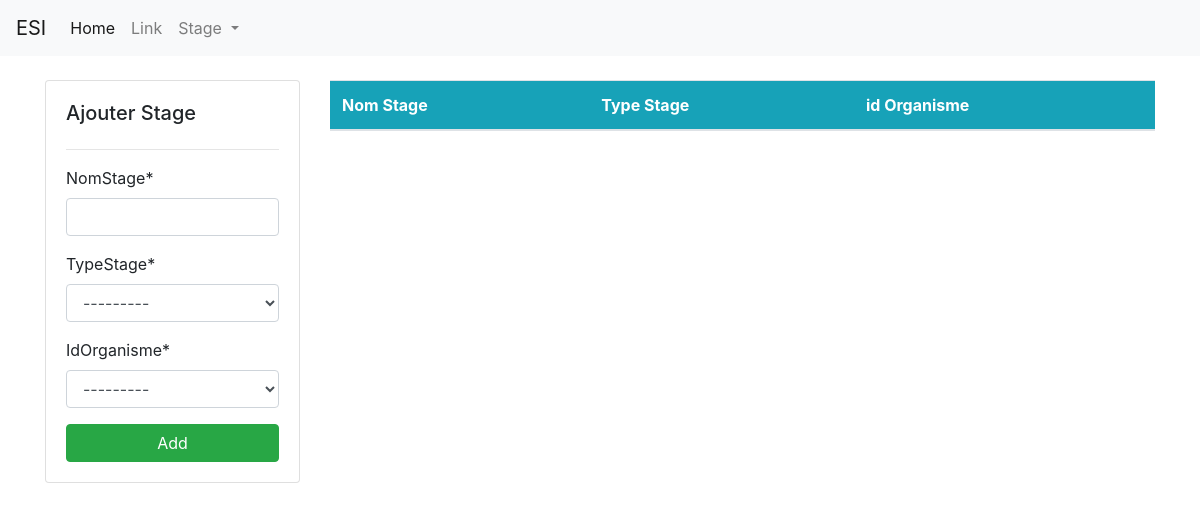
The app's page /Stage/, older data.
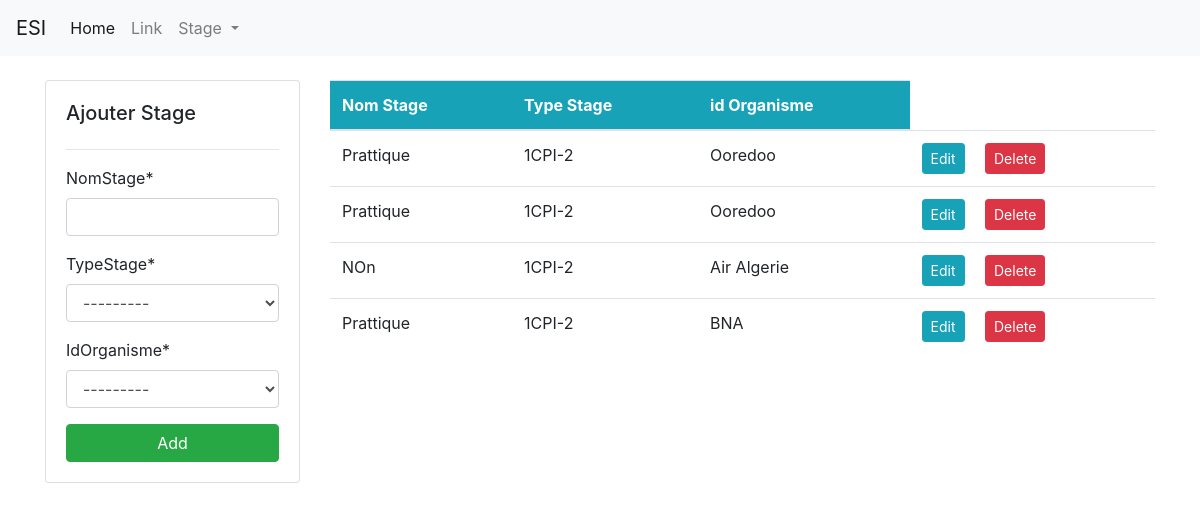
The same page, newer data.
### gestionnaire/models.py (models this page shows, shortened)
class typeStage(models.Model):
    typeStage=models.CharField(max_length=30)
    duree=models.PositiveIntegerField(help_text="Semaine")
    def __str__(self):
        return f'{self.typeStage}-{self.duree}'

class Stage(models.Model):
    nomStage=models.CharField(max_length=120)
    typeStage=models.ForeignKey(typeStage, on_delete=models.CASCADE)
    idOrganisme=models.ForeignKey(Organisme, on_delete=models.CASCADE)

class Organisme(models.Model):
    nomOrganisme=models.CharField(max_length=120)
    typeOrganisme=models.CharField(max_length=30, choices=TYPE)
    def __str__(self):
        return f'{self.nomOrganisme}'

### gestionnaire/views.py (the view)
# urls.py: path('Stage/', views.stage, name='dashboard-Stage'),
def stage(request):
    items = Stage.objects.all()
    if request.method == 'POST':
        form = StageForm(request.POST)
        if form.is_valid():
            form.save()
            return redirect('dashboard-Stage')
    else:
        form = StageForm()
    context = {
        'items': items,
        'form': form,
    }
    return render(request, 'dashboard/Stage.html', context)

### gestionnaire/forms.py
class StageForm(forms.ModelForm ):
    class Meta:
        model = Stage
        fields = '__all__'

### gestionnaire/templates/dashboard/Stage.html (shortened to what this page needs)
{% extends 'partials/base.html' %}
{% load crispy_forms_tags %}
{% block content %}
<div class="row my-4">
    <div class="col-md-3">
        <div class="card card-body">
            <h5>Ajouter Stage</h5>
            <hr>
            <form method="POST">
                {{ form|crispy }}
                <input class="btn btn-success btn-block" type="submit" value="Add">
            </form>
        </div>
    </div>
    <div class="col-md-9">
        <table class="table bg-white">
            <thead class="bg-info text-white">
                <tr>
                    <th scope="col">Nom Stage</th>
                    <th scope="col">Type Stage</th>
                    <th scope="col">id Organisme</th>
                </tr>
            </thead>
            <tbody>
                {% for item in items %}
                <tr>
                    <td>{{ item.nomStage }}</td>
                    <td>{{ item.typeStage }}</td>
                    <td>{{ item.idOrganisme }}</td>
                    <td>
                        <a class="btn btn-info btn-sm mr-2"
                            href="{% url 'dashboard-Stage-edit' item.id %}">Edit</a>
                        <a class="btn btn-danger btn-sm ml-2"
                            href="{% url 'dashboard-Stage-delete' item.id %}">Delete</a>
                    </td>
                </tr>
                {% endfor %}
            </tbody>
        </table>
    </div>
</div>
{% endblock %}

### gestionnaire/templates/partials/base.html (shortened to what this page needs)
<!doctype html>
<html lang="en">
  <head>
    <link rel="stylesheet" href="https://cdn.jsdelivr.net/npm/bootstrap@4.6.1/dist/css/bootstrap.min.css">
  </head>
  <body>
    {% include 'partials/navbar.html' %}
    <div class="container">
        {% block content %}
        {% endblock %}
    </div>
  </body>
</html>

### gestionnaire/templates/partials/navbar.html (shortened to what this page needs)
<nav class="navbar navbar-expand-lg navbar-light bg-light">
    <a class="navbar-brand" href="#">ESI</a>
    <div class="collapse navbar-collapse" id="navbarSupportedContent">
      <ul class="navbar-nav mr-auto">
        <li class="nav-item active">
          <a class="nav-link" href="{% url 'dashboard-index' %}"> Home <span class="sr-only">(current)</span></a>
        </li>
        <li class="nav-item">
          <a class="nav-link" href="#">Link</a>
        </li>
        <li class="nav-item dropdown">
          <a class="nav-link dropdown-toggle" href="#" id="navbarDropdown" role="button" data-toggle="dropdown" aria-expanded="false">
            Stage
          </a>
        </li>
      </ul>
    </div>
  </nav>

Row changes from the older to the newer data that the page shows:
added Stage: nomStage "Prattique", typeStage "1CPI-2", idOrganisme "Ooredoo"
added Stage: nomStage "Prattique", typeStage "1CPI-2", idOrganisme "Ooredoo"
added Stage: nomStage "NOn", typeStage "1CPI-2", idOrganisme "Air Algerie"
added Stage: nomStage "Prattique", typeStage "1CPI-2", idOrganisme "BNA"
